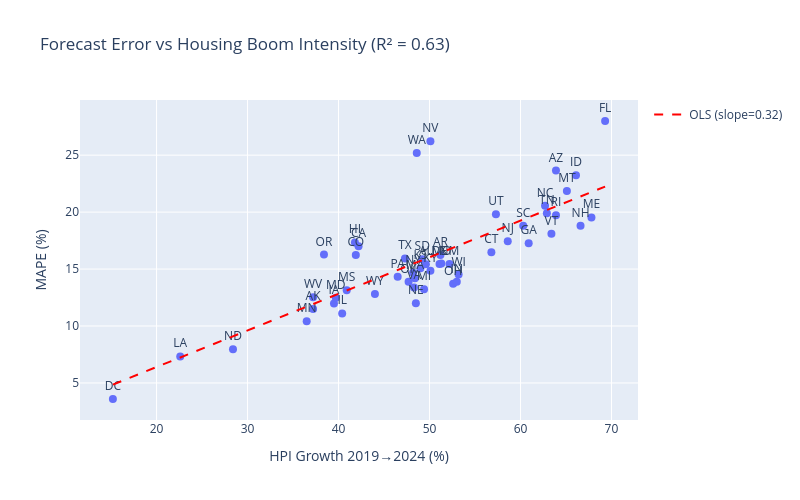

This figure's notebook cell:
### Markdown cell above
### 5c. Error Pattern: Did the Model Consistently Under- or Over-Predict?

The 2020–2024 holdout period includes the COVID-era housing boom. Let's check whether ARIMA systematically underestimated the surge.

### Code cell
import plotly.express as px
from scipy import stats

# compute signed error per state per year
eval_merged = arima_eval.merge(
    df[["Abbreviation", "Year", "HPI"]], on=["Abbreviation", "Year"], how="left"
)
eval_merged["Signed_Error"] = eval_merged["Predicted"] - eval_merged["HPI"]
eval_merged["Pct_Error"] = (eval_merged["Signed_Error"] / eval_merged["HPI"] * 100)

# year-by-year bias
print("=== Year-by-Year Forecast Bias (Predicted − Actual) ===\n")
yearly = eval_merged.groupby("Year").agg(
    Mean_Signed_Error=("Signed_Error", "mean"),
    Median_Signed_Error=("Signed_Error", "median"),
    Mean_Pct_Error=("Pct_Error", "mean"),
    MAPE=("Pct_Error", lambda x: x.abs().mean()),
    Underpredicted=("Signed_Error", lambda x: (x < 0).sum()),
).reset_index()
yearly["Year"] = yearly["Year"].astype(int)

for _, r in yearly.iterrows():
    direction = "UNDER" if r["Mean_Signed_Error"] < 0 else "OVER"
    print(f"  {r['Year']}:  Mean Error: {r['Mean_Signed_Error']:+7.1f}  "
          f"({r['Mean_Pct_Error']:+5.1f}%)  |  MAPE: {r['MAPE']:5.1f}%  |  "
          f"{direction}-predicted {int(r['Underpredicted'])}/51 states")

print(f"\nOverall: ARIMA underpredicted in {int(yearly['Underpredicted'].mean())}/51 states on average.")
print("The bias grows each year — the model missed the accelerating post-COVID surge.\n")

# --- Scatter plot: HPI growth (2019→2024) vs MAPE ---
growth_rates = []
for state in df["Abbreviation"].unique():
    state_df = df[df["Abbreviation"] == state].sort_values("Year")
    hpi_2019 = state_df[state_df["Year"] == 2019]["HPI"].values
    hpi_2024 = state_df[state_df["Year"] == 2024]["HPI"].values
    if len(hpi_2019) > 0 and len(hpi_2024) > 0:
        pct_growth = (hpi_2024[0] - hpi_2019[0]) / hpi_2019[0] * 100
        growth_rates.append({"Abbreviation": state, "Growth_Pct": round(pct_growth, 1)})
growth_df = pd.DataFrame(growth_rates)
scatter_df = metrics.merge(growth_df, on="Abbreviation")

# OLS trendline
slope, intercept, r_value, _, _ = stats.linregress(scatter_df["Growth_Pct"], scatter_df["MAPE"])

fig = px.scatter(
    scatter_df, x="Growth_Pct", y="MAPE", text="Abbreviation",
    labels={"Growth_Pct": "HPI Growth 2019→2024 (%)", "MAPE": "MAPE (%)"},
    title=f"Forecast Error vs Housing Boom Intensity (R² = {r_value**2:.2f})",
)
fig.update_traces(textposition="top center", marker=dict(size=8))
# add trendline
x_range = np.linspace(scatter_df["Growth_Pct"].min(), scatter_df["Growth_Pct"].max(), 100)
fig.add_scatter(x=x_range, y=intercept + slope * x_range, mode="lines",
                name=f"OLS (slope={slope:.2f})", line=dict(dash="dash", color="red"))
fig.update_layout(height=500, width=800)
fig.show()

print(f"Correlation: r = {r_value:.2f}, R² = {r_value**2:.2f}")
print(f"States with faster pandemic-era growth have proportionally higher MAPE.")

### Figure 1 — Plotly figure (JSON) as saved in the notebook; plotly's stock layout.template omitted (floating-point values rounded to 4 significant figures)
{"data": [{"hovertemplate": "HPI Growth 2019→2024 (%)=%{x}<br>MAPE (%)=%{y}<br>Abbreviation=%{text}<extra></extra>", "legendgroup": "", "marker": {"color": "#636efa", "size": 8, "symbol": "circle"}, "mode": "markers+text", "name": "", "orientation": "v", "showlegend": false, "text": ["DC", "LA", "ND", "MN", "IL", "AK", "IA", "NE", "MD", "WV", "WY", "MS", "MI", "VA", "OH", "IN", "OK", "MA", "PA", "WI", "NY", "KY", "KS", "AL", "NM", "DE", "MO", "SD", "TX", "AR", "CO", "OR", "CT", "CA", "GA", "HI", "NJ", "VT", "SC", "NH", "ME", "RI", "UT", "TN", "NC", "MT", "ID", "AZ", "WA", "NV", "FL"], "textposition": "top center", "type": "scatter", "x": [15.2, 22.6, 28.4, 36.5, 40.4, 37.2, 39.5, 48.5, 39.7, 37.2, 44.0, 40.9, 49.4, 48.3, 52.6, 53.0, 47.7, 48.4, 46.5, 53.2, 48.2, 50.1, 49.0, 49.6, 52.2, 51.1, 51.3, 49.2, 47.3, 51.2, 41.9, 38.4, 56.8, 42.2, 60.9, 41.8, 58.6, 63.4, 60.3, 66.6, 67.8, 63.9, 57.3, 62.9, 62.7, 65.1, 66.1, 63.9, 48.6, 50.1, 69.3], "xaxis": "x", "y": [3.59, 7.33, 7.95, 10.42, 11.1, 11.5, 11.98, 12.0, 12.47, 12.52, 12.82, 13.14, 13.22, 13.38, 13.71, 13.88, 13.89, 14.19, 14.33, 14.52, 14.68, 14.85, 15.06, 15.42, 15.44, 15.45, 15.48, 15.85, 15.93, 16.23, 16.23, 16.27, 16.47, 17.0, 17.27, 17.34, 17.44, 18.11, 18.8, 18.8, 19.53, 19.72, 19.82, 19.89, 20.56, 21.85, 23.23, 23.65, 25.2, 26.23, 28.0], "yaxis": "y"}, {"line": {"color": "red", "dash": "dash"}, "mode": "lines", "name": "OLS (slope=0.32)", "type": "scatter", "x": [15.2, 15.75, 16.29, 16.84, 17.39, 17.93, 18.48, 19.03, 19.57, 20.12, 20.66, 21.21, 21.76, 22.3, 22.85, 23.4, 23.94, 24.49, 25.04, 25.58, 26.13, 26.68, 27.22, 27.77, 28.32, 28.86, 29.41, 29.95, 30.5, 31.05, 31.59, 32.14, 32.69, 33.23, 33.78, 34.33, 34.87, 35.42, 35.97, 36.51, 37.06, 37.61, 38.15, 38.7, 39.24, 39.79, 40.34, 40.88, 41.43, 41.98, 42.52, 43.07, 43.62, 44.16, 44.71, 45.26, 45.8, 46.35, 46.89, 47.44, 47.99, 48.53, 49.08, 49.63, 50.17, 50.72, 51.27, 51.81, 52.36, 52.91, 53.45, 54.0, 54.55, 55.09, 55.64, 56.18, 56.73, 57.28, 57.82, 58.37, 58.92, 59.46, 60.01, 60.56, 61.1, 61.65, 62.2, 62.74, 63.29, 63.84, 64.38, 64.93, 65.47, 66.02, 66.57, 67.11, 67.66, 68.21, 68.75, 69.3], "y": [4.856, 5.032, 5.207, 5.383, 5.558, 5.734, 5.91, 6.085, 6.261, 6.436, 6.612, 6.787, 6.963, 7.139, 7.314, 7.49, 7.665, 7.841, 8.017, 8.192, 8.368, 8.543, 8.719, 8.894, 9.07, 9.246, 9.421, 9.597, 9.772, 9.948, 10.12, 10.3, 10.47, 10.65, 10.83, 11.0, 11.18, 11.35, 11.53, 11.7, 11.88, 12.05, 12.23, 12.41, 12.58, 12.76, 12.93, 13.11, 13.28, 13.46, 13.64, 13.81, 13.99, 14.16, 14.34, 14.51, 14.69, 14.86, 15.04, 15.22, 15.39, 15.57, 15.74, 15.92, 16.09, 16.27, 16.44, 16.62, 16.8, 16.97, 17.15, 17.32, 17.5, 17.67, 17.85, 18.02, 18.2, 18.38, 18.55, 18.73, 18.9, 19.08, 19.25, 19.43, 19.61, 19.78, 19.96, 20.13, 20.31, 20.48, 20.66, 20.83, 21.01, 21.19, 21.36, 21.54, 21.71, 21.89, 22.06, 22.24]}], "layout": {"height": 500, "legend": {"tracegroupgap": 0}, "title": {"text": "Forecast Error vs Housing Boom Intensity (R² = 0.63)"}, "width": 800, "xaxis": {"anchor": "y", "domain": [0, 1], "title": {"text": "HPI Growth 2019→2024 (%)"}}, "yaxis": {"anchor": "x", "domain": [0, 1], "title": {"text": "MAPE (%)"}}}}
